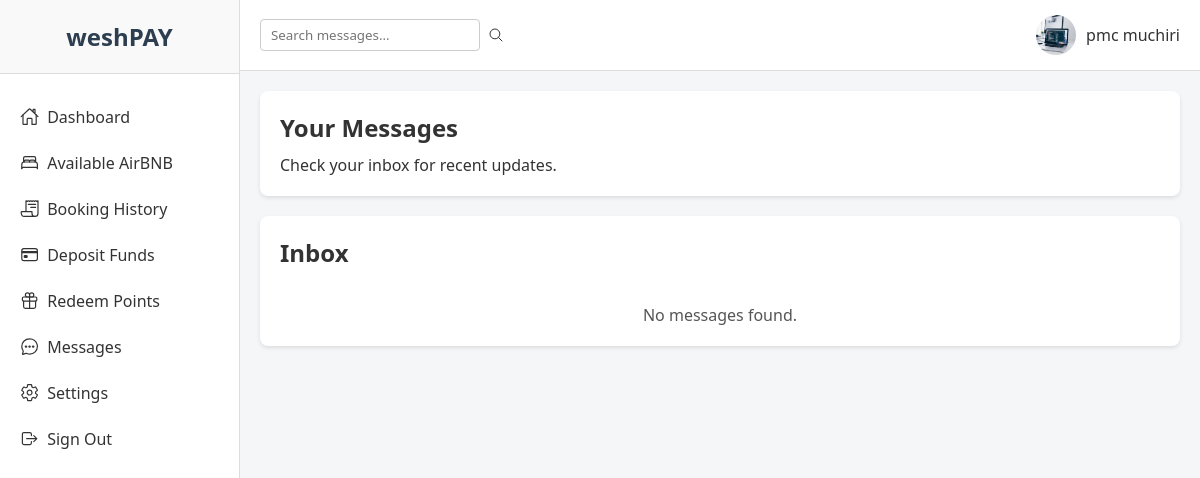
The page /messages.php (signed in) on the database its author committed.
### tables this page shows
CREATE TABLE `users` (
  `user_id` int(11) NOT NULL,
  `full_name` varchar(100) NOT NULL,
  `profile_picture` varchar(255) DEFAULT NULL,
  `email` varchar(100) NOT NULL,
  `phone` varchar(20) NOT NULL,
  `password_hash` varchar(255) NOT NULL,
  `role` enum('guest','host','admin') NOT NULL DEFAULT 'guest',
  `created_at` timestamp NOT NULL DEFAULT current_timestamp()
);

### public/messages.php (the view, shortened to what this page needs)
<?php
require '../config/db_connect.php';
$user_id = $_SESSION["user_id"];
$stmt = $pdo->prepare("SELECT full_name, profile_picture FROM users WHERE user_id = ?");
$stmt->execute([$user_id]);
$user = $stmt->fetch(PDO::FETCH_ASSOC);
$full_name = $user ? $user["full_name"] : "User";
$profile_picture = $user && !empty($user["profile_picture"])
    ? "../uploads/" . $user["profile_picture"]
    : "../assets/imgs/default-user.png";
try {
    $stmt = $pdo->prepare("
        SELECT m.message_id, m.subject, m.content, m.created_at, u.full_name AS sender_name
        FROM messages m
        JOIN users u ON m.sender_id = u.user_id
        WHERE m.recipient_id = ?
        ORDER BY m.created_at DESC
    ");
    $stmt->execute([$user_id]);
    $messages = $stmt->fetchAll(PDO::FETCH_ASSOC);
} catch (PDOException $e) {
    die("Error fetching messages: " . $e->getMessage());
}
?>
<!DOCTYPE html>
<html lang="en">
<head>
  <link rel="stylesheet" href="../assets/css/dashboard_new.css">
</head>
<body>
  <aside class="sidebar">
    <div class="sidebar-brand">
      <h2>weshPAY</h2>
    </div>
    <nav class="sidebar-nav">
      <ul>
        <li><a href="dashboard.php"><ion-icon name="home-outline"></ion-icon> Dashboard</a></li>
        <li><a href="listings.php"><ion-icon name="bed-outline"></ion-icon> Available AirBNB</a></li>
        <li><a href="booking_history.php"><ion-icon name="receipt-outline"></ion-icon> Booking History</a></li>
        <li><a href="deposit.php"><ion-icon name="card-outline"></ion-icon> Deposit Funds</a></li>
        <li><a href="redeem_points.php"><ion-icon name="gift-outline"></ion-icon> Redeem Points</a></li>
        <li><a href="messages.php" class="active"><ion-icon name="chatbubble-ellipses-outline"></ion-icon> Messages</a></li>
        <li><a href="settings.php"><ion-icon name="settings-outline"></ion-icon> Settings</a></li>
        <li><a href="logout.php"><ion-icon name="log-out-outline"></ion-icon> Sign Out</a></li>
      </ul>
    </nav>
  </aside>
  <div class="main-content">
    <header class="header">
      <div class="header-search">
        <input type="text" placeholder="Search messages..." />
        <ion-icon name="search-outline"></ion-icon>
      </div>
      <div class="header-user">
        <img src="<?php echo htmlspecialchars($profile_picture); ?>" alt="User Profile">
        <span><?php echo htmlspecialchars($full_name); ?></span>
      </div>
    </header>
    <section class="overview">
      <div class="welcome-card">
        <h1>Your Messages</h1>
        <p>Check your inbox for recent updates.</p>
      </div>
      <div class="table-card">
        <div class="table-header">
          <h2>Inbox</h2>
        </div>
        <div class="table-responsive">
          <?php if (!empty($messages)): ?>
            <table class="messages-table">
              <thead>
                <tr>
                  <th>Subject</th>
                  <th>From</th>
                  <th>Date</th>
                  <th>Action</th>
                </tr>
              </thead>
              <tbody>
                <?php foreach ($messages as $msg): ?>
                  <tr>
                    <td>
                      <span class="message-subject">
                        <?php echo htmlspecialchars($msg['subject']); ?>
                      </span>
                      <br>
                      <small><?php echo htmlspecialchars(substr($msg['content'], 0, 50)); ?>...</small>
                    </td>
                    <td><?php echo htmlspecialchars($msg['sender_name']); ?></td>
                    <td><?php echo htmlspecialchars($msg['created_at']); ?></td>
                    <td>
                      <a href="view_message.php?id=<?php echo $msg['message_id']; ?>">View</a> |
                      <a href="delete_message.php?id=<?php echo $msg['message_id']; ?>" onclick="return confirm('Are you sure you want to delete this message?');">Delete</a>
                    </td>
                  </tr>
                <?php endforeach; ?>
              </tbody>
            </table>
          <?php else: ?>
            <p class="no-messages">No messages found.</p>
          <?php endif; ?>
        </div>
      </div>
    </section>
    <?php include '../includes/navbarroot.php'; ?>
</body>
</html>

### assets/css/dashboard_new.css (style rules this page uses)
* { box-sizing: border-box; margin: 0; padding: 0; font-family: "Segoe UI", Tahoma, Geneva, Verdana, sans-serif; }
body { background: #f4f6f8; color: #333; display: flex; }
.sidebar { width: 240px; background: #fff; border-right: 1px solid #ddd; min-height: 100vh; display: flex; flex-direction: column; align-items: center; }
.sidebar-brand { text-align: center; padding: 20px 0; width: 100%; background: #f9f9f9; border-bottom: 1px solid #ddd; }
.sidebar-brand h2 { color: #2c3e50; font-size: 1.5rem; }
.sidebar-nav { width: 100%; margin-top: 20px; }
.sidebar-nav ul { list-style: none; }
.sidebar-nav li { width: 100%; }
.sidebar-nav a { display: flex; align-items: center; padding: 12px 20px; color: #333; text-decoration: none; transition: background 0.3s; }
.sidebar-nav ion-icon { margin-right: 10px; font-size: 1.2rem; }
.main-content { flex: 1; display: flex; flex-direction: column; }
.header { display: flex; justify-content: space-between; align-items: center; background: #fff; padding: 15px 20px; border-bottom: 1px solid #ddd; }
.header-search { display: flex; align-items: center; gap: 8px; }
.header-search input { padding: 6px 10px; border: 1px solid #ccc; border-radius: 4px; }
.header-user { display: flex; align-items: center; gap: 10px; }
.header-user img { width: 40px; height: 40px; border-radius: 50%; object-fit: cover; }
.overview { padding: 20px; background: #f4f6f8; }
.welcome-card { background: #fff; padding: 20px; border-radius: 8px; margin-bottom: 20px; box-shadow: 0 2px 4px rgba(0,0,0,0.1); }
.welcome-card h1 { margin-bottom: 10px; }
.table-card { background: #fff; padding: 20px; border-radius: 8px; margin-bottom: 20px; box-shadow: 0 2px 4px rgba(0,0,0,0.1); }
.table-header { margin-bottom: 15px; }
.table-header h2 { margin: 0; }
.table-responsive { width: 100%; overflow-x: auto; }
.sidebar { width: 240px; background: #fff; border-right: 1px solid #ddd; min-height: 100vh; display: flex; flex-direction: column; }
.sidebar-brand { padding: 20px; border-bottom: 1px solid #ddd; text-align: center; }
.sidebar-brand h2 { margin: 0; }
.sidebar-nav ul { list-style: none; padding: 0; margin: 0; }
.sidebar-nav li a { display: flex; align-items: center; padding: 12px 20px; text-decoration: none; color: #333; transition: background 0.3s; }
.sidebar-nav ion-icon { margin-right: 8px; font-size: 1.2rem; }
.overview { padding: 20px; background: #f4f6f8; flex: 1; }

### public/messages.php (style rules this page uses)
.no-messages { text-align: center; margin-top: 20px; font-size: 1rem; color: #555; }

### rows shown on the page
users: profile_picture (picture), full_name "pmc muchiri"
